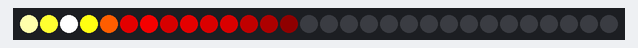
This program was run on a simulated Raspberry Pi Pico running MicroPython. Parts: 30 RGB LEDs in strip order, left to right. Random numbers come from a fixed seed.

Above: at 0.45 s.
At 6.17 s:
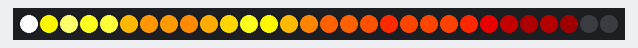
At 11.9 s:
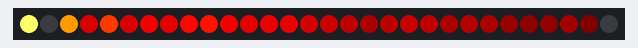
At 18.53 s:
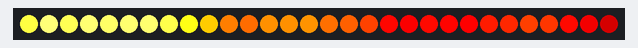
At 29.07 s:
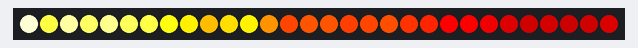
At 39.61 s:
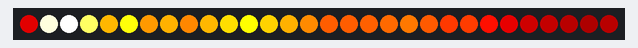

The program:

43-fire-simulation.py
```python
# Lab 43: Fire Simulation
# Filename: 43-fire-simulation.py
# Version: 1.0.0
#
# A flickering fire effect using a simple heat simulation. Heat cools
# down over time, drifts upward, and new sparks appear near the bottom.

from machine import Pin
from neopixel import NeoPixel
from utime import sleep
from urandom import randint
import config

# hardware settings from config.py
NEOPIXEL_PIN = config.NEOPIXEL_PIN
NUMBER_PIXELS = config.NUMBER_PIXELS

strip = NeoPixel(Pin(NEOPIXEL_PIN), NUMBER_PIXELS)

COOLING = 55      # how fast each pixel cools down (higher = shorter flames)
SPARKING = 120    # chance (0-255) of a new spark appearing each frame
heat = [0] * NUMBER_PIXELS


def heat_to_color(h):
    # turn a heat value (0-255) into a fire color: black -> red -> yellow -> white
    if h < 85:
        return (h * 3, 0, 0)
    elif h < 170:
        return (255, (h - 85) * 3, 0)
    else:
        return (255, 255, (h - 170) * 3)


while True:
    # Step 1: cool down every pixel a little
    for i in range(NUMBER_PIXELS):
        cooldown = randint(0, (COOLING * 10) // NUMBER_PIXELS + 2)
        heat[i] = max(0, heat[i] - cooldown)

    # Step 2: heat drifts upward and mixes with its neighbors
    for i in range(NUMBER_PIXELS - 1, 1, -1):
        heat[i] = (heat[i - 1] + heat[i - 2] + heat[i - 2]) // 3

    # Step 3: randomly spark a new flame near the bottom of the strip
    if randint(0, 255) < SPARKING:
        spark_pixel = randint(0, 2)
        heat[spark_pixel] = min(255, heat[spark_pixel] + randint(160, 255))

    # Step 4: draw the heat values as fire colors
    for i in range(NUMBER_PIXELS):
        strip[i] = heat_to_color(heat[i])
    strip.write()

    sleep(0.03)
```

config.py
```python
# Moving Rainbow Configuration file
# Filename: config.py
# Version: 1.0.0
#
# This file contains the hardware configuration for your kit.
# It is imported by each program.
NEOPIXEL_PIN = 0
NUMBER_PIXELS = 30
BUTTON_PIN_1 = 15
BUTTON_PIN_2 = 14
```
